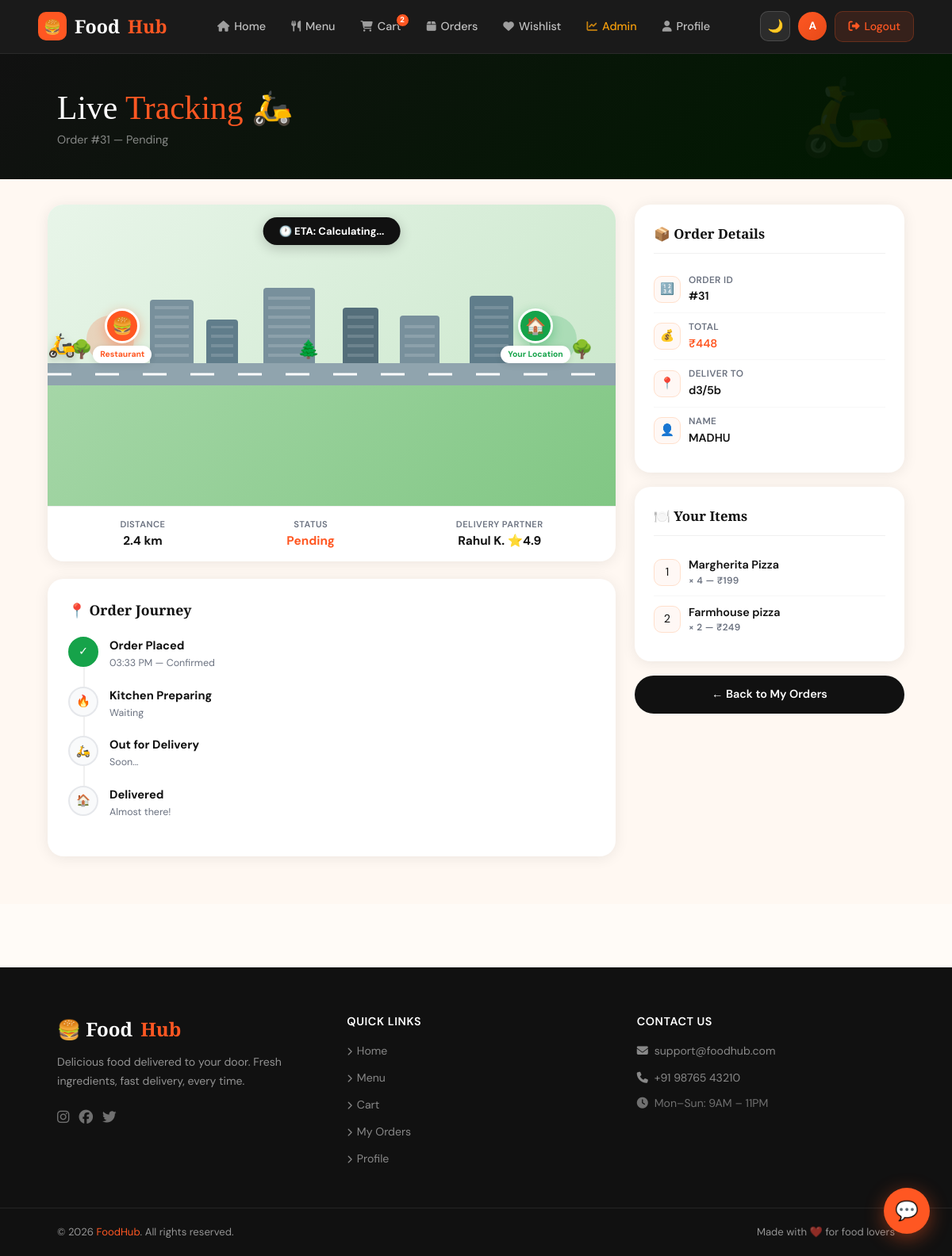
The app's page /track/31/ (signed in), older data.
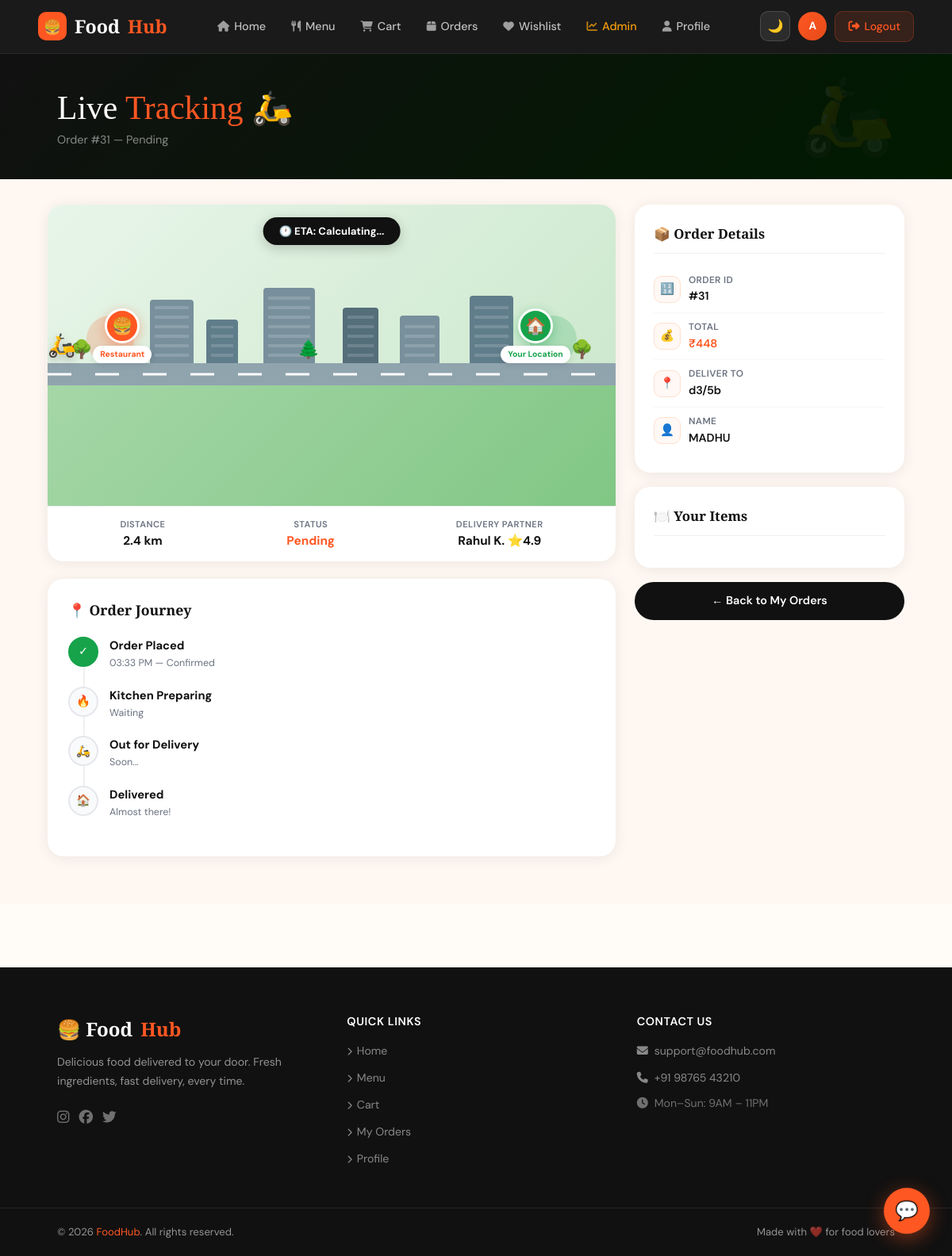
The same page, newer data.
### core/models.py (models this page shows, shortened)
class Order(models.Model):
    STATUS_CHOICES = [
        ('Pending', 'Pending'),
        ('Preparing', 'Preparing'),
        ('Out for Delivery', 'Out for Delivery'),
        ('Delivered', 'Delivered'),
        ('Cancelled', 'Cancelled'),
    ]
    user = models.ForeignKey(User, on_delete=models.CASCADE)
    full_name = models.CharField(max_length=200)
    address = models.TextField()
    phone = models.CharField(max_length=15)
    total_amount = models.DecimalField(max_digits=8, decimal_places=2, default=0)
    status = models.CharField(max_length=20, choices=STATUS_CHOICES, default='Pending')
    created_at = models.DateTimeField(auto_now_add=True)

class OrderItem(models.Model):
    order = models.ForeignKey(Order, related_name="items", on_delete=models.CASCADE)
    food = models.ForeignKey(FoodItem, on_delete=models.CASCADE)
    quantity = models.PositiveIntegerField(default=1)

class FoodItem(models.Model):
    category = models.ForeignKey(Category, on_delete=models.CASCADE)
    name = models.CharField(max_length=200)
    price = models.DecimalField(max_digits=6, decimal_places=2)
    description = models.TextField(blank=True)
    image = models.ImageField(upload_to='food_images/', null=True, blank=True)

### core/views.py (the view)
# urls.py: path('track/<int:order_id>/', views.order_tracking, name='order_tracking'),
@login_required
def order_tracking(request, order_id):
    order = get_object_or_404(Order, id=order_id, user=request.user)
    return render(request, 'core/tracking.html', {'order': order})

### core/templates/core/tracking.html (shortened to what this page needs)
{% extends 'core/base.html' %}
{% load static %}
{% block content %}
<div class="page-header">
  <h1>Live <span>Tracking</span> 🛵</h1>
  <p>Order #{{ order.id }} — {{ order.status }}</p>
</div>
<div class="track-layout">
  <div>
    <div class="map-card">
      <div class="map-container">
        <div class="eta-badge">
          🕐 ETA:
          {% if order.status == 'Preparing' %}25–30 min
          {% elif order.status == 'Out for Delivery' %}10–15 min
          {% elif order.status == 'Delivered' %}Delivered ✅
          {% else %}Calculating...{% endif %}
        </div>
        <div class="pulse-home"></div>
        <div class="road"></div>
        <div class="building" style="left:18%;width:55px;height:80px;"></div>
        <div class="building" style="left:28%;width:40px;height:55px;background:#607d8b;"></div>
        <div class="building" style="left:38%;width:65px;height:95px;"></div>
        <div class="building" style="left:52%;width:45px;height:70px;background:#546e7a;"></div>
        <div class="building" style="left:62%;width:50px;height:60px;"></div>
        <div class="building" style="right:18%;width:55px;height:85px;background:#607d8b;"></div>
        <div class="tree" style="left:4%;">🌳</div>
        <div class="tree" style="left:44%;">🌲</div>
        <div class="tree" style="right:4%;">🌳</div>
        <div class="marker-rest">
          <div class="marker-rest__icon">🍔</div>
          <div class="marker-rest__label">Restaurant</div>
        </div>
        <div class="marker-home">
          <div class="marker-home__icon">🏠</div>
          <div class="marker-home__label">Your Location</div>
        </div>
        {% if order.status != 'Delivered' and order.status != 'Cancelled' %}
        <div class="bike">🛵</div>
        {% else %}
        <div style="position:absolute;bottom:calc(40% + 28px);right:8%;font-size:1.8rem;">✅</div>
        {% endif %}
        <div style="position:absolute;bottom:0;left:0;right:0;height:40%;background:linear-gradient(135deg,#a5d6a7,#81c784);"></div>
      </div>
      <div style="padding:14px 20px;display:flex;justify-content:space-around;border-top:1px solid #f0f0f0;flex-wrap:wrap;gap:10px;">
        <div style="text-align:center;">
          <div style="font-size:.7rem;color:var(--gray);font-weight:600;text-transform:uppercase;letter-spacing:.04em;">Distance</div>
          <div style="font-weight:700;color:var(--dark);font-size:.96rem;margin-top:2px;">2.4 km</div>
        </div>
        <div style="text-align:center;">
          <div style="font-size:.7rem;color:var(--gray);font-weight:600;text-transform:uppercase;letter-spacing:.04em;">Status</div>
          <div style="font-weight:700;color:var(--orange);font-size:.96rem;margin-top:2px;">{{ order.status }}</div>
        </div>
        <div style="text-align:center;">
          <div style="font-size:.7rem;color:var(--gray);font-weight:600;text-transform:uppercase;letter-spacing:.04em;">Delivery Partner</div>
          <div style="font-weight:700;color:var(--dark);font-size:.96rem;margin-top:2px;">Rahul K. ⭐4.9</div>
        </div>
      </div>
    </div>
    <div class="steps-card">
      <div class="steps-title">📍 Order Journey</div>
      <div class="step-row">
        <div class="step-dot done">✓</div>
        <div class="step-info">
          <div class="step-label">Order Placed</div>
          <div class="step-time">{{ order.created_at|date:"h:i A" }} — Confirmed</div>
        </div>
      </div>
      <div class="step-row">
        <div class="step-dot {% if order.status == 'Preparing' %}active{% elif order.status == 'Out for Delivery' or order.status == 'Delivered' %}done{% else %}wait{% endif %}">
          {% if order.status == 'Out for Delivery' or order.status == 'Delivered' %}✓{% else %}🔥{% endif %}
        </div>
        <div class="step-info">
          <div class="step-label {% if order.status == 'Preparing' %}active-label{% endif %}">Kitchen Preparing</div>
          <div class="step-time">
            {% if order.status == 'Preparing' %}In progress...
            {% elif order.status == 'Out for Delivery' or order.status == 'Delivered' %}Done ✅
            {% else %}Waiting{% endif %}
          </div>
        </div>
      </div>
      <div class="step-row">
        <div class="step-dot {% if order.status == 'Out for Delivery' %}active{% elif order.status == 'Delivered' %}done{% else %}wait{% endif %}">
          {% if order.status == 'Delivered' %}✓{% else %}🛵{% endif %}
        </div>
        <div class="step-info">
          <div class="step-label {% if order.status == 'Out for Delivery' %}active-label{% endif %}">Out for Delivery</div>
          <div class="step-time">
            {% if order.status == 'Out for Delivery' %}On the way!
            {% elif order.status == 'Delivered' %}Completed ✅
            {% else %}Soon...{% endif %}
          </div>
        </div>
      </div>
      <div class="step-row">
        <div class="step-dot {% if order.status == 'Delivered' %}done{% else %}wait{% endif %}">
          {% if order.status == 'Delivered' %}✓{% else %}🏠{% endif %}
        </div>
        <div class="step-info">
          <div class="step-label">Delivered</div>
          <div class="step-time">
            {% if order.status == 'Delivered' %}Enjoy your meal! 🎉
            {% else %}Almost there!{% endif %}
          </div>
        </div>
      </div>
    </div>
  </div>
  <div style="position:sticky;top:90px;">
    <div class="sidebar-card">
      <div class="sidebar-title">📦 Order Details</div>
      <div class="info-r">
        <div class="info-ic">🔢</div>
        <div><div class="info-lb">Order ID</div><div class="info-vl">#{{ order.id }}</div></div>
      </div>
      <div class="info-r">
        <div class="info-ic">💰</div>
        <div><div class="info-lb">Total</div><div class="info-vl" style="color:var(--orange);">₹{{ order.total_amount|floatformat:0 }}</div></div>
      </div>
      <div class="info-r">
        <div class="info-ic">📍</div>
        <div><div class="info-lb">Deliver To</div><div class="info-vl">{{ order.address|truncatechars:45 }}</div></div>
      </div>
      <div class="info-r">
        <div class="info-ic">👤</div>
        <div><div class="info-lb">Name</div><div class="info-vl">{{ order.full_name }}</div></div>
      </div>
    </div>
    <div class="sidebar-card">
      <div class="sidebar-title">🍽️ Your Items</div>
      {% for item in order.items.all %}
      <div class="info-r">
        <div class="info-ic">{{ forloop.counter }}</div>
        <div style="flex:1;">
          <div class="info-vl">{{ item.food.name }}</div>
          <div class="info-lb">× {{ item.quantity }} — ₹{{ item.food.price|floatformat:0 }}</div>
        </div>
      </div>
      {% endfor %}
    </div>
    <a href="{% url 'my_orders' %}" class="btn-back-orders">← Back to My Orders</a>
  </div>
</div>
{% endblock %}

### core/templates/core/base.html (shortened to what this page needs)
{% load static %}
<!doctype html>
<html lang="en">
<head>
  <link href="https://cdn.jsdelivr.net/npm/bootstrap@5.3.0/dist/css/bootstrap.min.css" rel="stylesheet"/>
  <link rel="stylesheet" href="https://cdnjs.cloudflare.com/ajax/libs/font-awesome/6.5.0/css/all.min.css"/>
  <link href="https://unpkg.com/aos@2.3.4/dist/aos.css" rel="stylesheet"/>
  <link rel="stylesheet" href="{% static 'css/style.css' %}"/>
</head>
<body>
  <nav class="navbar-custom" id="mainNav">
    <div class="navbar-inner">
      <a class="nav-brand" href="/">
        <div class="nav-brand-icon">🍔</div>
        Food<span>Hub</span>
      </a>
      <ul class="nav-links">
        <li>
          <a href="/" {% if request.resolver_match.url_name == 'home' %}class="active"{% endif %}>
            <i class="fa-solid fa-house"></i> Home
          </a>
        </li>
        <li>
          <a href="/foods/" {% if request.resolver_match.url_name == 'food_list' %}class="active"{% endif %}>
            <i class="fa-solid fa-utensils"></i> Menu
          </a>
        </li>
        <li>
          <a href="/cart/" class="cart-link {% if request.resolver_match.url_name == 'cart' %}active{% endif %}">
            <i class="fa-solid fa-cart-shopping"></i> Cart
            {% if cart_count > 0 %}
            <span class="cart-badge">{{ cart_count }}</span>
            {% endif %}
          </a>
        </li>
        <li>
          <a href="/orders/" {% if request.resolver_match.url_name == 'my_orders' %}class="active"{% endif %}>
            <i class="fa-solid fa-box"></i> Orders
          </a>
        </li>
        <li>
          <a href="/wishlist/" {% if request.resolver_match.url_name == 'wishlist' %}class="active"{% endif %}>
            <i class="fa-solid fa-heart"></i> Wishlist
          </a>
        </li>
        {% if request.user.is_staff %}
        <li>
          <a href="/dashboard/" {% if request.resolver_match.url_name == 'dashboard' %}class="active"{% endif %} style="color:#f59e0b;">
            <i class="fa-solid fa-chart-line"></i> Admin
          </a>
        </li>
        {% endif %}
        <li>
          <a href="/profile/" {% if request.resolver_match.url_name == 'profile' %}class="active"{% endif %}>
            <i class="fa-solid fa-user"></i> Profile
          </a>
        </li>
      </ul>
      <div class="nav-right">
        <button id="darkToggle" onclick="toggleDark()"
                style="background:rgba(255,255,255,.08);border:1px solid rgba(255,255,255,.15);color:#fff;width:38px;height:38px;border-radius:10px;display:flex;align-items:center;justify-content:center;cursor:pointer;font-size:1rem;transition:all .2s;"
                title="Toggle Dark Mode">
          🌙
        </button>
        <a href="/profile/" class="nav-avatar" title="Profile">
          {{ request.user.username|slice:":1"|upper|default:"U" }}
        </a>
        <a href="/logout/" class="btn-logout">
          <i class="fa-solid fa-right-from-bracket"></i> Logout
        </a>
      </div>
    </div>
  </nav>
  <div class="content-wrap">
    {% block content %}{% endblock %}
  </div>
  <footer class="footer-custom">
    <div class="footer-top">
      <div>
        <div class="footer-brand-name">🍔 Food<span>Hub</span></div>
        <p class="footer-desc">Delicious food delivered to your door. Fresh ingredients, fast delivery, every time.</p>
        <div style="display:flex;gap:12px;">
          <a href="#" style="color:rgba(255,255,255,.4);font-size:1.1rem;transition:color .2s;" onmouseover="this.style.color='#FF5722'" onmouseout="this.style.color='rgba(255,255,255,.4)'"><i class="fa-brands fa-instagram"></i></a>
          <a href="#" style="color:rgba(255,255,255,.4);font-size:1.1rem;transition:color .2s;" onmouseover="this.style.color='#FF5722'" onmouseout="this.style.color='rgba(255,255,255,.4)'"><i class="fa-brands fa-facebook"></i></a>
          <a href="#" style="color:rgba(255,255,255,.4);font-size:1.1rem;transition:color .2s;" onmouseover="this.style.color='#FF5722'" onmouseout="this.style.color='rgba(255,255,255,.4)'"><i class="fa-brands fa-twitter"></i></a>
        </div>
      </div>
      <div class="footer-col">
        <h6>Quick Links</h6>
        <ul>
          <li><a href="/"><i class="fa-solid fa-chevron-right" style="font-size:.65rem;margin-right:6px;"></i>Home</a></li>
          <li><a href="/foods/"><i class="fa-solid fa-chevron-right" style="font-size:.65rem;margin-right:6px;"></i>Menu</a></li>
          <li><a href="/cart/"><i class="fa-solid fa-chevron-right" style="font-size:.65rem;margin-right:6px;"></i>Cart</a></li>
          <li><a href="/orders/"><i class="fa-solid fa-chevron-right" style="font-size:.65rem;margin-right:6px;"></i>My Orders</a></li>
          <li><a href="/profile/"><i class="fa-solid fa-chevron-right" style="font-size:.65rem;margin-right:6px;"></i>Profile</a></li>
        </ul>
      </div>
      <div class="footer-col">
        <h6>Contact Us</h6>
        <ul>
          <li><a href="mailto:support@foodhub.com"><i class="fa-solid fa-envelope" style="margin-right:8px;"></i>support@foodhub.com</a></li>
          <li><a href="tel:+919876543210"><i class="fa-solid fa-phone" style="margin-right:8px;"></i>+91 98765 43210</a></li>
          <li style="color:rgba(255,255,255,.4);font-size:.88rem;margin-top:4px;"><i class="fa-solid fa-clock" style="margin-right:8px;"></i>Mon–Sun: 9AM – 11PM</li>
        </ul>
      </div>
    </div>
    <div class="footer-bottom">
      <span>© 2026 <a href="/">FoodHub</a>. All rights reserved.</span>
      <span>Made with ❤️ for food lovers</span>
    </div>
  </footer>
  <div id="chatBtn" onclick="toggleChat()"
       style="position:fixed;bottom:28px;right:28px;z-index:8888;
              width:58px;height:58px;border-radius:50%;
              background:var(--orange);color:#fff;
              display:flex;align-items:center;justify-content:center;
              font-size:1.5rem;cursor:pointer;
              box-shadow:0 6px 24px rgba(255,87,34,.45);
              transition:transform .3s,box-shadow .3s;
              animation:chatPop .6s 2s cubic-bezier(.36,.07,.19,.97) both;"
       title="Chat with us">
    💬
  </div>
</body>
</html>

Row changes from the older to the newer data that the page shows:
removed OrderItem: food.name "Margherita Pizza", quantity "4", food.price "199"
removed OrderItem: food.name "Farmhouse pizza", quantity "2", food.price "249"
Text that changed along with them:
{{ cart_count }}: "2" → (not shown)
